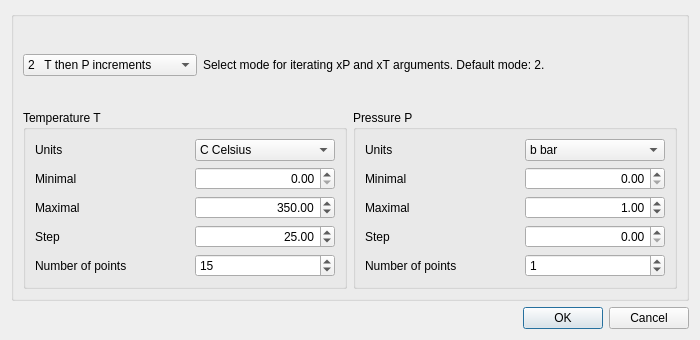
<?xml version="1.0" encoding="UTF-8"?>
<ui version="4.0">
 <class>TPSetDialog</class>
 <widget class="QDialog" name="TPSetDialog">
  <property name="geometry">
   <rect>
    <x>0</x>
    <y>0</y>
    <width>700</width>
    <height>340</height>
   </rect>
  </property>
  <property name="windowTitle">
   <string>Dialog</string>
  </property>
  <layout class="QVBoxLayout" name="verticalLayout">
   <item>
    <widget class="QGroupBox" name="groupBox">
     <property name="title">
      <string/>
     </property>
     <layout class="QGridLayout" name="gridLayout_3">
      <item row="1" column="0">
       <widget class="QGroupBox" name="groupBox_8">
        <property name="title">
         <string>Temperature T</string>
        </property>
        <layout class="QGridLayout" name="gridLayout">
         <item row="0" column="0">
          <widget class="QLabel" name="label_12">
           <property name="text">
            <string>Units</string>
           </property>
          </widget>
         </item>
         <item row="0" column="1">
          <widget class="QComboBox" name="pTun">
           <property name="sizePolicy">
            <sizepolicy hsizetype="Fixed" vsizetype="Fixed">
             <horstretch>0</horstretch>
             <verstretch>0</verstretch>
            </sizepolicy>
           </property>
           <property name="minimumSize">
            <size>
             <width>140</width>
             <height>0</height>
            </size>
           </property>
           <item>
            <property name="text">
             <string>C Celsius</string>
            </property>
           </item>
           <item>
            <property name="text">
             <string>K Kelvin</string>
            </property>
           </item>
          </widget>
         </item>
         <item row="1" column="0">
          <widget class="QLabel" name="label_9">
           <property name="text">
            <string>Minimal</string>
           </property>
          </widget>
         </item>
         <item row="1" column="1">
          <widget class="QDoubleSpinBox" name="pTfrom">
           <property name="minimumSize">
            <size>
             <width>140</width>
             <height>0</height>
            </size>
           </property>
           <property name="alignment">
            <set>Qt::AlignRight|Qt::AlignTrailing|Qt::AlignVCenter</set>
           </property>
           <property name="decimals">
            <number>2</number>
           </property>
           <property name="maximum">
            <double>5000.000000000000000</double>
           </property>
           <property name="value">
            <double>0.000000000000000</double>
           </property>
          </widget>
         </item>
         <item row="2" column="0">
          <widget class="QLabel" name="label_10">
           <property name="text">
            <string>Maximal</string>
           </property>
          </widget>
         </item>
         <item row="2" column="1">
          <widget class="QDoubleSpinBox" name="pTuntil">
           <property name="minimumSize">
            <size>
             <width>140</width>
             <height>0</height>
            </size>
           </property>
           <property name="alignment">
            <set>Qt::AlignRight|Qt::AlignTrailing|Qt::AlignVCenter</set>
           </property>
           <property name="decimals">
            <number>2</number>
           </property>
           <property name="maximum">
            <double>5000.000000000000000</double>
           </property>
           <property name="value">
            <double>350.000000000000000</double>
           </property>
          </widget>
         </item>
         <item row="3" column="0">
          <widget class="QLabel" name="label_11">
           <property name="text">
            <string>Step</string>
           </property>
          </widget>
         </item>
         <item row="3" column="1">
          <widget class="QDoubleSpinBox" name="pTstep">
           <property name="minimumSize">
            <size>
             <width>140</width>
             <height>0</height>
            </size>
           </property>
           <property name="alignment">
            <set>Qt::AlignRight|Qt::AlignTrailing|Qt::AlignVCenter</set>
           </property>
           <property name="decimals">
            <number>2</number>
           </property>
           <property name="maximum">
            <double>200.000000000000000</double>
           </property>
           <property name="value">
            <double>25.000000000000000</double>
           </property>
          </widget>
         </item>
         <item row="4" column="0">
          <widget class="QLabel" name="TextLabel1_3">
           <property name="text">
            <string>Number of points</string>
           </property>
           <property name="alignment">
            <set>Qt::AlignVCenter</set>
           </property>
           <property name="wordWrap">
            <bool>true</bool>
           </property>
          </widget>
         </item>
         <item row="4" column="1">
          <widget class="QSpinBox" name="pNT">
           <property name="sizePolicy">
            <sizepolicy hsizetype="Preferred" vsizetype="Preferred">
             <horstretch>0</horstretch>
             <verstretch>0</verstretch>
            </sizepolicy>
           </property>
           <property name="minimumSize">
            <size>
             <width>0</width>
             <height>0</height>
            </size>
           </property>
           <property name="minimum">
            <number>0</number>
           </property>
           <property name="maximum">
            <number>999</number>
           </property>
           <property name="value">
            <number>15</number>
           </property>
          </widget>
         </item>
        </layout>
       </widget>
      </item>
      <item row="1" column="1">
       <widget class="QGroupBox" name="groupBox_7">
        <property name="title">
         <string>Pressure P</string>
        </property>
        <layout class="QGridLayout" name="gridLayout_2">
         <item row="0" column="0">
          <widget class="QLabel" name="label_8">
           <property name="text">
            <string>Units</string>
           </property>
          </widget>
         </item>
         <item row="0" column="1">
          <widget class="QComboBox" name="pPun">
           <property name="sizePolicy">
            <sizepolicy hsizetype="Fixed" vsizetype="Fixed">
             <horstretch>0</horstretch>
             <verstretch>0</verstretch>
            </sizepolicy>
           </property>
           <property name="minimumSize">
            <size>
             <width>140</width>
             <height>0</height>
            </size>
           </property>
           <item>
            <property name="text">
             <string>b bar</string>
            </property>
           </item>
           <item>
            <property name="text">
             <string>B kbar</string>
            </property>
           </item>
           <item>
            <property name="text">
             <string>p Pa</string>
            </property>
           </item>
           <item>
            <property name="text">
             <string>P MPa</string>
            </property>
           </item>
           <item>
            <property name="text">
             <string>A atm</string>
            </property>
           </item>
          </widget>
         </item>
         <item row="1" column="0">
          <widget class="QLabel" name="label_5">
           <property name="text">
            <string>Minimal</string>
           </property>
          </widget>
         </item>
         <item row="1" column="1">
          <widget class="QDoubleSpinBox" name="pPfrom">
           <property name="sizePolicy">
            <sizepolicy hsizetype="Fixed" vsizetype="Fixed">
             <horstretch>0</horstretch>
             <verstretch>0</verstretch>
            </sizepolicy>
           </property>
           <property name="minimumSize">
            <size>
             <width>140</width>
             <height>0</height>
            </size>
           </property>
           <property name="layoutDirection">
            <enum>Qt::LeftToRight</enum>
           </property>
           <property name="alignment">
            <set>Qt::AlignRight|Qt::AlignTrailing|Qt::AlignVCenter</set>
           </property>
           <property name="decimals">
            <number>2</number>
           </property>
           <property name="maximum">
            <double>10000.000000000000000</double>
           </property>
           <property name="value">
            <double>0.000000000000000</double>
           </property>
          </widget>
         </item>
         <item row="2" column="1">
          <widget class="QDoubleSpinBox" name="pPuntil">
           <property name="sizePolicy">
            <sizepolicy hsizetype="Fixed" vsizetype="Fixed">
             <horstretch>0</horstretch>
             <verstretch>0</verstretch>
            </sizepolicy>
           </property>
           <property name="minimumSize">
            <size>
             <width>140</width>
             <height>0</height>
            </size>
           </property>
           <property name="alignment">
            <set>Qt::AlignRight|Qt::AlignTrailing|Qt::AlignVCenter</set>
           </property>
           <property name="decimals">
            <number>2</number>
           </property>
           <property name="maximum">
            <double>10000.000000000000000</double>
           </property>
           <property name="value">
            <double>1.000000000000000</double>
           </property>
          </widget>
         </item>
         <item row="2" column="0">
          <widget class="QLabel" name="label_6">
           <property name="text">
            <string>Maximal</string>
           </property>
          </widget>
         </item>
         <item row="3" column="0">
          <widget class="QLabel" name="label_7">
           <property name="text">
            <string>Step</string>
           </property>
          </widget>
         </item>
         <item row="3" column="1">
          <widget class="QDoubleSpinBox" name="pPstep">
           <property name="sizePolicy">
            <sizepolicy hsizetype="Fixed" vsizetype="Fixed">
             <horstretch>0</horstretch>
             <verstretch>0</verstretch>
            </sizepolicy>
           </property>
           <property name="minimumSize">
            <size>
             <width>140</width>
             <height>0</height>
            </size>
           </property>
           <property name="alignment">
            <set>Qt::AlignRight|Qt::AlignTrailing|Qt::AlignVCenter</set>
           </property>
           <property name="decimals">
            <number>2</number>
           </property>
           <property name="maximum">
            <double>1000.000000000000000</double>
           </property>
          </widget>
         </item>
         <item row="4" column="0">
          <widget class="QLabel" name="TextLabel1_4">
           <property name="text">
            <string>Number of points </string>
           </property>
           <property name="alignment">
            <set>Qt::AlignVCenter</set>
           </property>
           <property name="wordWrap">
            <bool>true</bool>
           </property>
          </widget>
         </item>
         <item row="4" column="1">
          <widget class="QSpinBox" name="pNP">
           <property name="sizePolicy">
            <sizepolicy hsizetype="Preferred" vsizetype="Preferred">
             <horstretch>0</horstretch>
             <verstretch>0</verstretch>
            </sizepolicy>
           </property>
           <property name="minimumSize">
            <size>
             <width>0</width>
             <height>0</height>
            </size>
           </property>
           <property name="minimum">
            <number>0</number>
           </property>
           <property name="maximum">
            <number>999</number>
           </property>
           <property name="value">
            <number>1</number>
           </property>
          </widget>
         </item>
        </layout>
       </widget>
      </item>
      <item row="0" column="0" colspan="2">
       <layout class="QHBoxLayout" name="_3">
        <item>
         <widget class="QComboBox" name="pMode">
          <property name="sizePolicy">
           <sizepolicy hsizetype="Fixed" vsizetype="Fixed">
            <horstretch>0</horstretch>
            <verstretch>0</verstretch>
           </sizepolicy>
          </property>
          <property name="minimumSize">
           <size>
            <width>100</width>
            <height>0</height>
           </size>
          </property>
          <property name="currentIndex">
           <number>2</number>
          </property>
          <property name="maxCount">
           <number>4</number>
          </property>
          <item>
           <property name="text">
            <string>0   Pairwise given T and P  </string>
           </property>
          </item>
          <item>
           <property name="text">
            <string>1   P then T increments</string>
           </property>
          </item>
          <item>
           <property name="text">
            <string>2   T then P increments</string>
           </property>
          </item>
          <item>
           <property name="text">
            <string>3    P and T increments</string>
           </property>
          </item>
         </widget>
        </item>
        <item>
         <widget class="QLabel" name="textLabel1_3">
          <property name="text">
           <string>Select mode for iterating xP and xT arguments. Default mode: 2.</string>
          </property>
          <property name="alignment">
           <set>Qt::AlignVCenter</set>
          </property>
          <property name="wordWrap">
           <bool>true</bool>
          </property>
         </widget>
        </item>
       </layout>
      </item>
     </layout>
    </widget>
   </item>
   <item>
    <widget class="QDialogButtonBox" name="buttonBox">
     <property name="orientation">
      <enum>Qt::Horizontal</enum>
     </property>
     <property name="standardButtons">
      <set>QDialogButtonBox::Cancel|QDialogButtonBox::Ok</set>
     </property>
    </widget>
   </item>
  </layout>
 </widget>
 <resources/>
 <connections>
  <connection>
   <sender>buttonBox</sender>
   <signal>accepted()</signal>
   <receiver>TPSetDialog</receiver>
   <slot>accept()</slot>
   <hints>
    <hint type="sourcelabel">
     <x>248</x>
     <y>254</y>
    </hint>
    <hint type="destinationlabel">
     <x>157</x>
     <y>274</y>
    </hint>
   </hints>
  </connection>
  <connection>
   <sender>buttonBox</sender>
   <signal>rejected()</signal>
   <receiver>TPSetDialog</receiver>
   <slot>reject()</slot>
   <hints>
    <hint type="sourcelabel">
     <x>316</x>
     <y>260</y>
    </hint>
    <hint type="destinationlabel">
     <x>286</x>
     <y>274</y>
    </hint>
   </hints>
  </connection>
 </connections>
</ui>
